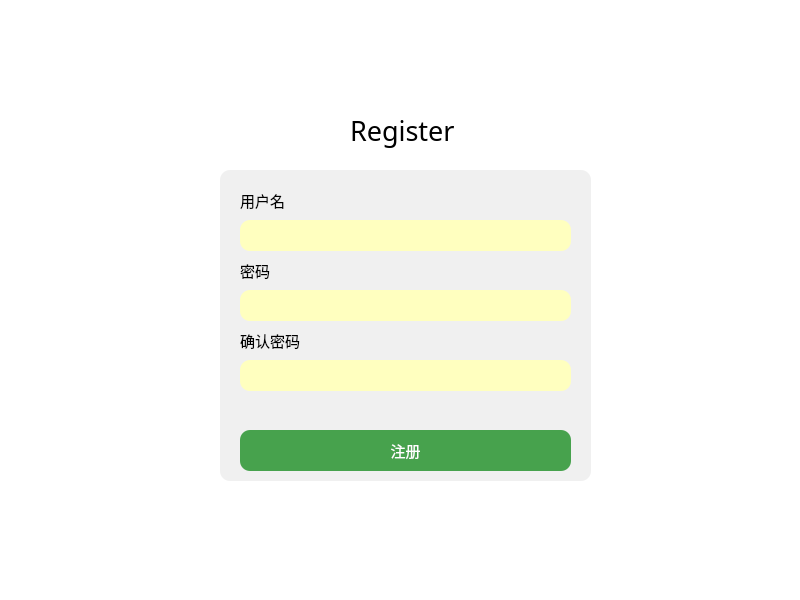
<?xml version="1.0" encoding="UTF-8"?>
<ui version="4.0">
 <class>Register</class>
 <widget class="QMainWindow" name="Register">
  <property name="geometry">
   <rect>
    <x>0</x>
    <y>0</y>
    <width>800</width>
    <height>600</height>
   </rect>
  </property>
  <property name="windowTitle">
   <string>Bithub</string>
  </property>
  <property name="styleSheet">
   <string notr="true">background-color: rgb(255, 255, 255);</string>
  </property>
  <widget class="QWidget" name="centralwidget">
   <widget class="QGroupBox" name="groupBox">
    <property name="geometry">
     <rect>
      <x>220</x>
      <y>170</y>
      <width>371</width>
      <height>311</height>
     </rect>
    </property>
    <property name="styleSheet">
     <string notr="true">background-color: rgb(240, 240, 240);
border-top-left-radius:10px;

border-top-right-radius:10px;

border-bottom-left-radius:10px;

border-bottom-right-radius:10px;</string>
    </property>
    <property name="title">
     <string/>
    </property>
    <widget class="QLabel" name="label">
     <property name="geometry">
      <rect>
       <x>20</x>
       <y>20</y>
       <width>211</width>
       <height>21</height>
      </rect>
     </property>
     <property name="font">
      <font>
       <family>微软雅黑</family>
       <pointsize>11</pointsize>
      </font>
     </property>
     <property name="text">
      <string>用户名</string>
     </property>
    </widget>
    <widget class="QLineEdit" name="uName">
     <property name="geometry">
      <rect>
       <x>20</x>
       <y>50</y>
       <width>331</width>
       <height>31</height>
      </rect>
     </property>
     <property name="styleSheet">
      <string notr="true">background-color: rgb(255, 255, 191);
font: 12pt &quot;微软雅黑&quot;;</string>
     </property>
    </widget>
    <widget class="QLabel" name="label_2">
     <property name="geometry">
      <rect>
       <x>20</x>
       <y>90</y>
       <width>211</width>
       <height>21</height>
      </rect>
     </property>
     <property name="font">
      <font>
       <family>微软雅黑</family>
       <pointsize>11</pointsize>
      </font>
     </property>
     <property name="text">
      <string>密码</string>
     </property>
    </widget>
    <widget class="QLineEdit" name="pWord">
     <property name="geometry">
      <rect>
       <x>20</x>
       <y>120</y>
       <width>331</width>
       <height>31</height>
      </rect>
     </property>
     <property name="styleSheet">
      <string notr="true">background-color: rgb(255, 255, 191);</string>
     </property>
     <property name="echoMode">
      <enum>QLineEdit::Password</enum>
     </property>
    </widget>
    <widget class="QPushButton" name="sendRegister">
     <property name="geometry">
      <rect>
       <x>20</x>
       <y>260</y>
       <width>331</width>
       <height>41</height>
      </rect>
     </property>
     <property name="font">
      <font>
       <family>微软雅黑</family>
       <pointsize>11</pointsize>
      </font>
     </property>
     <property name="styleSheet">
      <string notr="true">background-color: rgb(71, 162, 77);
color: rgb(255, 255, 255);
</string>
     </property>
     <property name="text">
      <string>注册</string>
     </property>
    </widget>
    <widget class="QLabel" name="label_6">
     <property name="geometry">
      <rect>
       <x>20</x>
       <y>160</y>
       <width>211</width>
       <height>21</height>
      </rect>
     </property>
     <property name="font">
      <font>
       <family>微软雅黑</family>
       <pointsize>11</pointsize>
      </font>
     </property>
     <property name="text">
      <string>确认密码</string>
     </property>
    </widget>
    <widget class="QLineEdit" name="pWord_2">
     <property name="geometry">
      <rect>
       <x>20</x>
       <y>190</y>
       <width>331</width>
       <height>31</height>
      </rect>
     </property>
     <property name="styleSheet">
      <string notr="true">background-color: rgb(255, 255, 191);</string>
     </property>
     <property name="echoMode">
      <enum>QLineEdit::Password</enum>
     </property>
    </widget>
   </widget>
   <widget class="QLabel" name="label_4">
    <property name="geometry">
     <rect>
      <x>350</x>
      <y>10</y>
      <width>111</width>
      <height>101</height>
     </rect>
    </property>
    <property name="text">
     <string/>
    </property>
    <property name="pixmap">
     <pixmap resource="resource.qrc">:/image/image/icon3.jpg</pixmap>
    </property>
   </widget>
   <widget class="QLabel" name="label_3">
    <property name="geometry">
     <rect>
      <x>350</x>
      <y>110</y>
      <width>121</width>
      <height>41</height>
     </rect>
    </property>
    <property name="font">
     <font>
      <family>等线 Light</family>
      <pointsize>20</pointsize>
     </font>
    </property>
    <property name="text">
     <string>Register</string>
    </property>
   </widget>
  </widget>
  <widget class="QMenuBar" name="menubar">
   <property name="geometry">
    <rect>
     <x>0</x>
     <y>0</y>
     <width>800</width>
     <height>26</height>
    </rect>
   </property>
  </widget>
  <widget class="QStatusBar" name="statusbar"/>
 </widget>
 <resources>
  <include location="resource.qrc"/>
 </resources>
 <connections/>
</ui>
